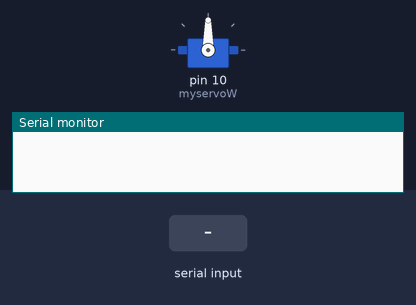
The sketch below on a simulated Arduino Uno, built with avr-gcc and run on an emulated ATmega328P. Shown: servo, the last lines printed to the serial monitor. Inputs (shaded band) come from the test bench.

Above: at 1.2 s.
1.3 s: "1\n" received over Serial
At 6.2 s:
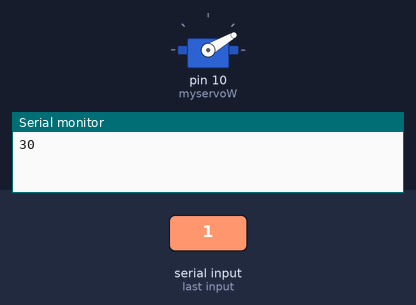
37.3 s: "90,45\n" received over Serial
At 40.2 s:
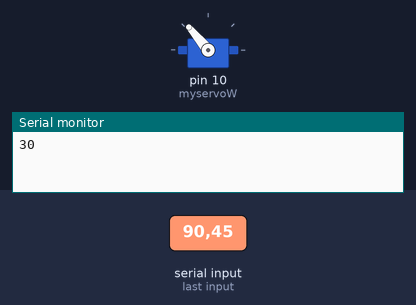
Timing chart, 0 to 62.8 s (numbered marks = the images above; inputs shaded):
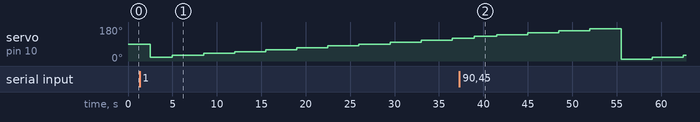

The sketch:

____3.ino
```cpp
#include <Servo.h>

Servo myservoW;  // create servo object to control a servo

// 추적용, 박스에서 밑, COM4

int posW = 10;
long value;

void setup() {
  myservoW.attach(10);
  Serial.begin(9600);
}

void loop() {
  value = Serial.parseInt();
  delay(1500); //0.5초마다 옆으로 돔, 총 8초
  posW = posW + 10;
  if (value == 1) {
    Serial.println(posW);
    value = 0;
  }
  if (posW < 10 || posW > 170) {
    posW = 10;
  }
  myservoW.write(posW);
  delay(1000);
}
```
